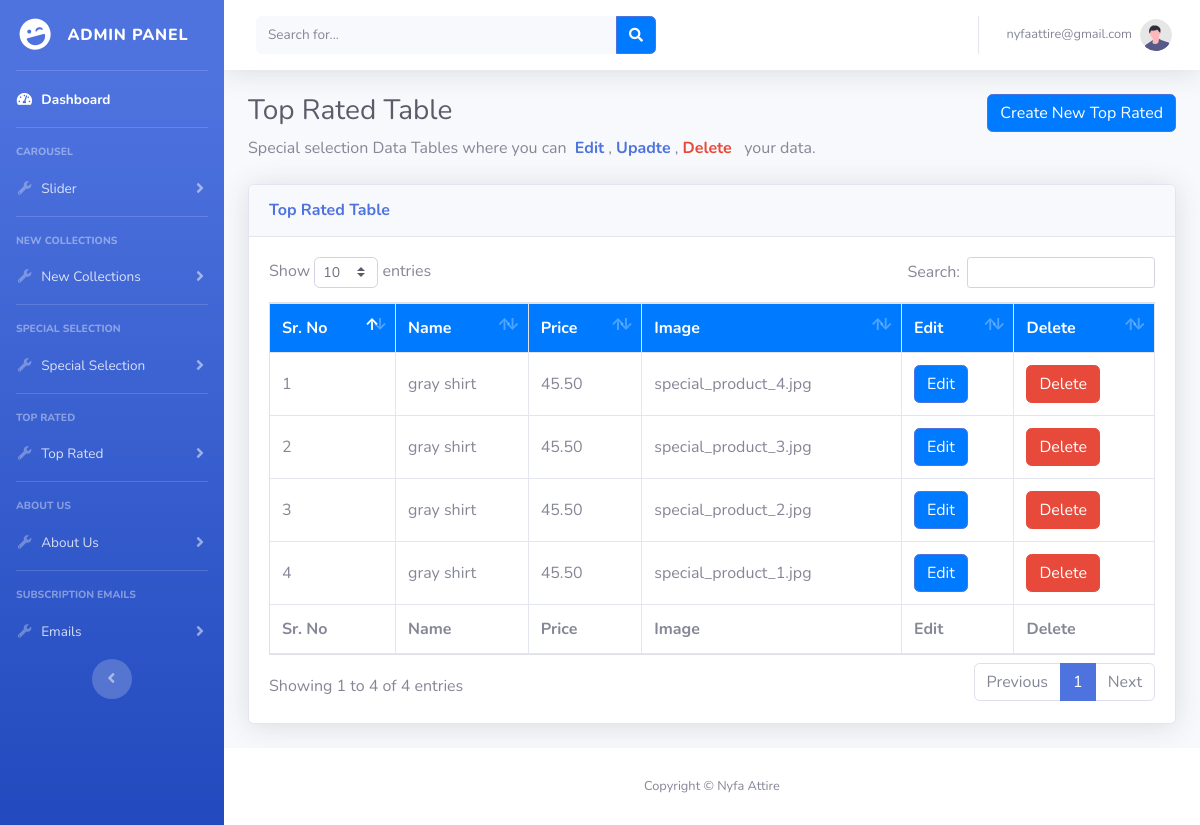
The app's page /admin/top_rated_table.php (signed in) with its own data.
### tables this page shows
CREATE TABLE `top_rated` (
  `id` int(11) NOT NULL,
  `name` varchar(255) NOT NULL,
  `price` decimal(10,2) NOT NULL,
  `image` varchar(255) NOT NULL
);

### admin/top_rated_table.php (the view, shortened to what this page needs)
<?php
include('db.php');
$query = "SELECT * FROM `top_rated` ORDER BY id DESC ";
$result = mysqli_query($conn, $query);
include('includes/header.php');
include('includes/sidebar.php');
?>
  <div id="content-wrapper" class="d-flex flex-column">
<div id="content">
  <nav class="navbar navbar-expand navbar-light bg-white topbar mb-4 static-top shadow">
<form
    class="d-none d-sm-inline-block form-inline mr-auto ml-md-3 my-2 my-md-0 mw-100 navbar-search">
    <div class="input-group">
        <input type="text" class="form-control bg-light border-0 small" placeholder="Search for..."
            aria-label="Search" aria-describedby="basic-addon2">
        <div class="input-group-append">
            <button class="btn btn-primary" type="button">
                <i class="fas fa-search fa-sm"></i>
            </button>
        </div>
    </div>
</form>
<ul class="navbar-nav ml-auto">
    <li class="nav-item dropdown no-arrow">
                <a class="nav-link dropdown-toggle" href="#" id="userDropdown" role="button" data-toggle="dropdown"
                    aria-haspopup="true" aria-expanded="false">
                    <span class="mr-2 d-none d-lg-inline text-gray-600 small"><?php echo $_SESSION['email']; ?></span>
                    <img class="img-profile rounded-circle" src="img/undraw_profile.svg">
                </a>
            </li>
</ul>
</nav>
                <div class="container-fluid">
                <a href="top_rated_insert.php"><button type='submit' name='submit' class='btn btn-primary  float-right'>Create New Top Rated</button></a>
                    <h1 class="h3 mb-2 text-gray-800">Top Rated Table</h1>
                    <p class="mb-4">Special selection Data Tables where you can  &nbsp;<span class=" font-weight-bold text-primary">Edit</span> , <span class=" font-weight-bold text-primary">Upadte</span> , <span class=" font-weight-bold text-danger">Delete</span> &nbsp; your data.
                    <div class="card shadow mb-4">
                        <div class="card-header py-3">
                            <h6 class="m-0 font-weight-bold text-primary">Top Rated Table</h6>
                        </div>
                        <div class="card-body">
                        <div class="table-responsive">
    <table class="table table-bordered" id="dataTable" width="100%" cellspacing="0">
        <thead>
            <tr>
                <th>Sr. No</th>
                <th>Name</th>
                <th>Price</th>
                <th>Image</th>
                <th>Edit</th>
                <th>Delete</th>
            </tr>
        </thead>
        <tfoot>
            <tr>
            <th>Sr. No</th>
                <th>Name</th>
                <th>Price</th>
                <th>Image</th>
                <th>Edit</th>
                <th>Delete</th>
            </tr>
        </tfoot>
        <tbody>
        <?php
        if(mysqli_num_rows($result) > 0) {
            $sn = 1;
            while($data = mysqli_fetch_assoc($result)) {
                echo "<tr>";
                echo "<td>" . $sn . "</td>";
                echo "<td>" . $data['name'] . "</td>";
                echo "<td>" . $data['price'] . "</td>";
                echo "<td>" . $data['image'] . "</td>";
                echo "<td><a href='top_rated_edit.php?id=" . $data['id'] . "'><button type='submit' name='submit' class='btn btn-primary'>Edit</button></a></td>";
                echo "<td> <a href='javascript:void(0);' onclick='return confirmDelete(" . $data['id'] . ")'><button type='button' class='btn btn-danger'>Delete</button></a></td>";
                $sn++;
            }
        } else {
            echo "<tr><td colspan='4'>No matching records found</td></tr>";
        }
        ?>
        </tbody>
    </table>
</div>
                        </div>
                    </div>
                </div>
</div>
    <?php
include('includes/footer.php');
?>

### records on screen
top_rated: name "gray shirt", price "45.50", image "special_product_4.jpg"
top_rated: name "gray shirt", price "45.50", image "special_product_3.jpg"
top_rated: name "gray shirt", price "45.50", image "special_product_2.jpg"
top_rated: name "gray shirt", price "45.50", image "special_product_1.jpg"

### other values on screen
$_SESSION['email'] "nyfaattire@gmail.com"
